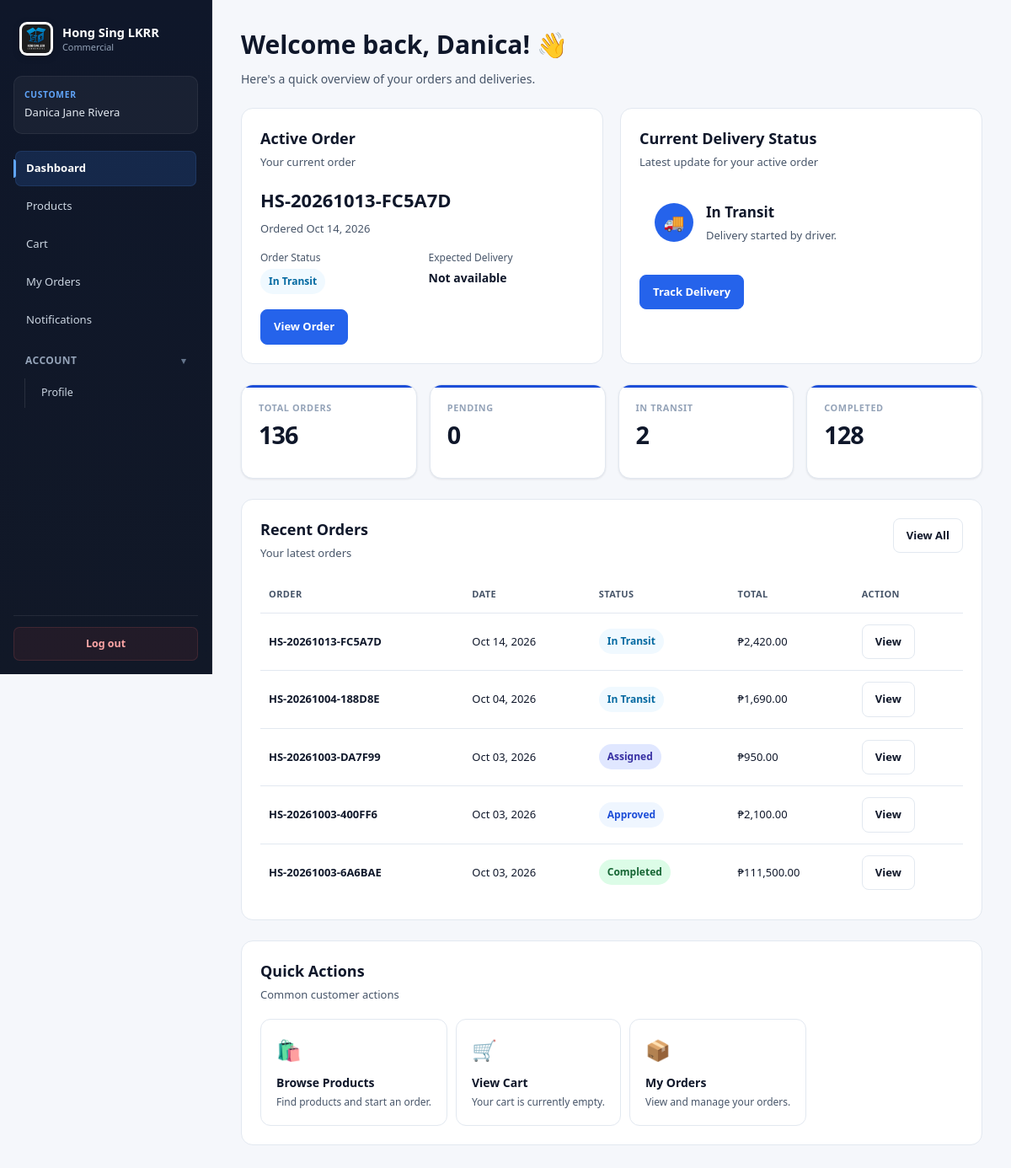
Screenshot of /customer/dashboard.php (signed in) with the database file from the repository.
### tables this page shows
CREATE TABLE `order` (
  `order_id` int(11) NOT NULL,
  `order_number` varchar(50) NOT NULL,
  `customer_id` int(11) NOT NULL,
  `driver_id` int(11) DEFAULT NULL,
  `truck_id` int(11) DEFAULT NULL,
  `route_id` int(11) DEFAULT NULL,
  `item_description` text NOT NULL,
  `subtotal` decimal(10,2) NOT NULL DEFAULT 0.00,
  `urgent_fee` decimal(10,2) NOT NULL DEFAULT 0.00,
  `total_amount` decimal(10,2) NOT NULL,
  `total_weight` decimal(12,2) NOT NULL DEFAULT 0.00,
  `total_weight_kg` decimal(10,2) NOT NULL DEFAULT 0.00,
  `order_date` date NOT NULL,
  `expected_delivery_date` date DEFAULT NULL,
  `priority_level` enum('Normal','Urgent') NOT NULL DEFAULT 'Normal',
  `completion_status` enum('Pending','Approved','Assigned','Accepted','In Transit','Completed','Cancelled') NOT NULL DEFAULT 'Pending',
  `created_at` datetime NOT NULL DEFAULT current_timestamp(),
  `approved_at` datetime DEFAULT NULL,
  `assigned_at` datetime DEFAULT NULL,
  `accepted_at` datetime DEFAULT NULL,
  `started_at` datetime DEFAULT NULL,
  `completed_at` datetime DEFAULT NULL,
  `cancelled_at` datetime DEFAULT NULL
);

CREATE TABLE `delivery_status` (
  `status_id` int(11) NOT NULL,
  `order_id` int(11) NOT NULL,
  `status` enum('Pending','Assigned','In Transit','Arrived','Delivered','Failed','Cancelled') NOT NULL,
  `latitude` decimal(10,6) DEFAULT NULL,
  `longitude` decimal(10,6) DEFAULT NULL,
  `timestamp` datetime NOT NULL DEFAULT current_timestamp(),
  `notes` text DEFAULT NULL
);

### customer/dashboard.php (the view, shortened to what the rows shown need)
<?php
$db = Database::getConnection();
$customerId = (int) currentUserId();
$fullName = $_SESSION['full_name'] ?? 'Customer';
$nameParts = preg_split('/\s+/', trim($fullName));
$firstName = $nameParts[0] ?? 'Customer';
$activeOrderStmt = $db->prepare("
    SELECT
        o.order_id,
        o.order_number,
        o.total_amount,
        o.item_description,
        o.order_date,
        o.expected_delivery_date,
        o.completion_status
    FROM `order` o
    WHERE o.customer_id = ?
      AND o.completion_status NOT IN ('Completed', 'Cancelled', 'Failed')
    ORDER BY o.order_date DESC, o.order_id DESC
    LIMIT 1
");
$activeOrderStmt->execute([$customerId]);
$activeOrder = $activeOrderStmt->fetch(PDO::FETCH_ASSOC);
$currentDeliveryStatus = null;
if ($activeOrder) {
    $statusStmt = $db->prepare("
        SELECT
            ds.status,
            ds.latitude,
            ds.longitude,
            ds.notes,
            ds.timestamp
        FROM delivery_status ds
        WHERE ds.order_id = ?
        ORDER BY
            ds.timestamp DESC,
            ds.status_id DESC
        LIMIT 1
    ");
    $statusStmt->execute([
        (int) $activeOrder['order_id']
    ]);
    $currentDeliveryStatus = $statusStmt->fetch(PDO::FETCH_ASSOC);
}
$recentOrdersStmt = $db->prepare("
    SELECT
        o.order_id,
        o.order_number,
        o.order_date,
        o.expected_delivery_date,
        o.completion_status,
        o.total_amount
    FROM `order` o
    WHERE o.customer_id = ?
    ORDER BY
        o.order_date DESC,
        o.order_id DESC
    LIMIT 5
");
$recentOrdersStmt->execute([$customerId]);
$recentOrders = $recentOrdersStmt->fetchAll(PDO::FETCH_ASSOC);
function dashboardStatusClass(string $status): string
{
    return match ($status) {
        'Pending' =>
            'status-pending',
        'Approved' =>
            'status-approved',
        'Assigned' =>
            'status-assigned',
        'Accepted' =>
            'status-accepted',
        'In Transit' =>
            'status-transit',
        'Completed' =>
            'status-completed',
        'Cancelled' =>
            'status-cancelled',
        'Failed' =>
            'status-failed',
        default =>
            'status-default'
    };
}
$deliveryStatus = 'No active delivery';
if ($currentDeliveryStatus) {
    $deliveryStatus =
        $currentDeliveryStatus['status'];
} elseif ($activeOrder) {
    $deliveryStatus =
        $activeOrder['completion_status'];
}
?>
<!DOCTYPE html>
<html lang="en">
<head>
    <link
        rel="stylesheet"
        href="<?= BASE_URL ?>assets/css/theme.css"
    >
</head>
<body>
<div class="app-layout">
    <?php require __DIR__ . '/../includes/header.php'; ?>
    <main class="app-main">
        <div class="customer-dashboard">
            <section class="dashboard-welcome">
                <h1>
                    Welcome back,
                    <?= htmlspecialchars($firstName) ?>! 👋
                </h1>
            </section>
            <div class="dashboard-top-grid">
                <section class="dashboard-card">
                    <div class="dashboard-card-header">
                        <div>
                            <h2>
                                Active Order
                            </h2>
                        </div>
                    </div>
                    <?php if ($activeOrder): ?>
                        <div class="active-order-number">
                            <?= htmlspecialchars(
                                $activeOrder['order_number']
                            ) ?>
                        </div>
                        <div class="active-order-date">
                            Ordered
                            <?= date(
                                'M d, Y',
                                strtotime($activeOrder['order_date'])
                            ) ?>
                        </div>
                        <div class="active-order-info">
                            <div>
                                <span class="info-label">
                                    Order Status
                                </span>
                                <span class="status-badge <?= dashboardStatusClass(
                                    $activeOrder['completion_status']
                                ) ?>">
                                    <?= htmlspecialchars(
                                        $activeOrder['completion_status']
                                    ) ?>
                                </span>
                            </div>
                            <div>
                                <span class="info-label">
                                    Expected Delivery
                                </span>
                                <span class="info-value">
                                    <?php if (!empty($activeOrder['expected_delivery_date'])): ?>
                                        <?= date(
                                            'M d, Y',
                                            strtotime(
                                                $activeOrder['expected_delivery_date']
                                            )
                                        ) ?>
                                    <?php else: ?>
                                        Not available
                                    <?php endif; ?>
                                </span>
                            </div>
                        </div>
                        <div class="button-row">
                            <a
                                href="<?= BASE_URL ?>customer/order_details.php?id=<?= (int)$activeOrder['order_id'] ?>"
                                class="dashboard-button primary"
                            >
                                View Order
                            </a>
                        </div>
                    <?php endif; ?>
                </section>
                <section class="dashboard-card">
                    <div class="dashboard-card-header">
                        <div>
                            <h2>
                                Current Delivery Status
                            </h2>
                        </div>
                    </div>
                    <?php if ($activeOrder): ?>
                        <div class="delivery-status-display">
                            <div class="delivery-status-icon">
                                🚚
                            </div>
                            <div class="delivery-status-text">
                                <strong>
                                    <?= htmlspecialchars(
                                        $deliveryStatus
                                    ) ?>
                                </strong>
                                <span>
                                    <?php if ($currentDeliveryStatus && !empty($currentDeliveryStatus['notes'])): ?>
                                        <?= htmlspecialchars(
                                            $currentDeliveryStatus['notes']
                                        ) ?>
                                    <?php else: ?>
                                        Your order's latest delivery status.
                                    <?php endif; ?>
                                </span>
                            </div>
                        </div>
                        <div class="button-row">
                            <?php if (
                                $activeOrder['completion_status'] === 'In Transit'
                                || $activeOrder['completion_status'] === 'Assigned'
                                || $activeOrder['completion_status'] === 'Accepted'
                            ): ?>
                                <a
                                    href="<?= BASE_URL ?>customer/order_details.php?id=<?= (int)$activeOrder['order_id'] ?>"
                                    class="dashboard-button primary"
                                >
                                    Track Delivery
                                </a>
                            <?php endif; ?>
                        </div>
                    <?php endif; ?>
                </section>
            </div>
            <section class="dashboard-card recent-orders-card">
                <div class="dashboard-card-header">
                    <div>
                        <h2>
                            Recent Orders
                        </h2>
                    </div>
                </div>
                <?php if (empty($recentOrders)): ?>
                    <div class="empty-state">
                        <p>
                            You haven't placed any orders yet.
                        </p>
                        <a
                            href="<?= BASE_URL ?>customer/products.php"
                            class="dashboard-button primary"
                        >
                            Browse Products
                        </a>
                    </div>
                <?php else: ?>
                    <div class="table-wrapper">
                        <table class="recent-orders-table">
                            <thead>
                                <tr>
                                    <th>
                                        Order
                                    </th>
                                    <th>
                                        Date
                                    </th>
                                    <th>
                                        Status
                                    </th>
                                    <th>
                                        Total
                                    </th>
                                    <th>
                                        Action
                                    </th>
                                </tr>
                            </thead>
                            <tbody>
                                <?php foreach ($recentOrders as $order): ?>
                                    <tr>
                                        <td>
                                            <a
                                                href="<?= BASE_URL ?>customer/order_details.php?id=<?= (int)$order['order_id'] ?>"
                                                class="order-number-link"
                                            >
                                                <?= htmlspecialchars(
                                                    $order['order_number']
                                                ) ?>
                                            </a>
                                        </td>
                                        <td>
                                            <?= date(
                                                'M d, Y',
                                                strtotime(
                                                    $order['order_date']
                                                )
                                            ) ?>
                                        </td>
                                        <td>
                                            <span class="status-badge <?= dashboardStatusClass(
                                                $order['completion_status']
                                            ) ?>">
                                                <?= htmlspecialchars(
                                                    $order['completion_status']
                                                ) ?>
                                            </span>
                                        </td>
                                        <td>
                                            ₱<?= number_format(
                                                (float)$order['total_amount'],
                                                2
                                            ) ?>
                                        </td>
                                        <td>
                                            <a
                                                href="<?= BASE_URL ?>customer/order_details.php?id=<?= (int)$order['order_id'] ?>"
                                                class="dashboard-button"
                                            >
                                                View
                                            </a>
                                        </td>
                                    </tr>
                                <?php endforeach; ?>
                            </tbody>
                        </table>
                    </div>
                <?php endif; ?>
            </section>
            <section class="dashboard-card">
                <div class="dashboard-card-header">
                    <div>
                        <h2>
                            Quick Actions
                        </h2>
                    </div>
                </div>
            </section>
        </div>
    </main>
</div>
</body>
</html>

### rows the page displays
order: order_number "HS-20261013-FC5A7D", order_date "Oct 14, 2026", completion_status "In Transit", total_amount "2,420.00"
delivery_status: status "In Transit", notes "Delivery started by driver."
order: order_number "HS-20261004-188D8E", order_date "Oct 04, 2026", completion_status "In Transit", total_amount "1,690.00"
order: order_number "HS-20261003-DA7F99", order_date "Oct 03, 2026", completion_status "Assigned", total_amount "950.00"
order: order_number "HS-20261003-400FF6", order_date "Oct 03, 2026", completion_status "Approved", total_amount "2,100.00"
order: order_number "HS-20261003-6A6BAE", order_date "Oct 03, 2026", completion_status "Completed", total_amount "111,500.00"

### other values shown
currentRole() "CUSTOMER"
$_SESSION['full_name'] "Danica Jane Rivera"
$item['label'] "Dashboard"
$item['label'] "Products"
$item['label'] "Cart"
$item['label'] "My Orders"
$item['label'] "Notifications"
$item['label'] "Profile"
$firstName "Danica"
$totalOrders "136"
$pendingOrders "0"
$inTransitOrders "2"
$completedOrders "128"
